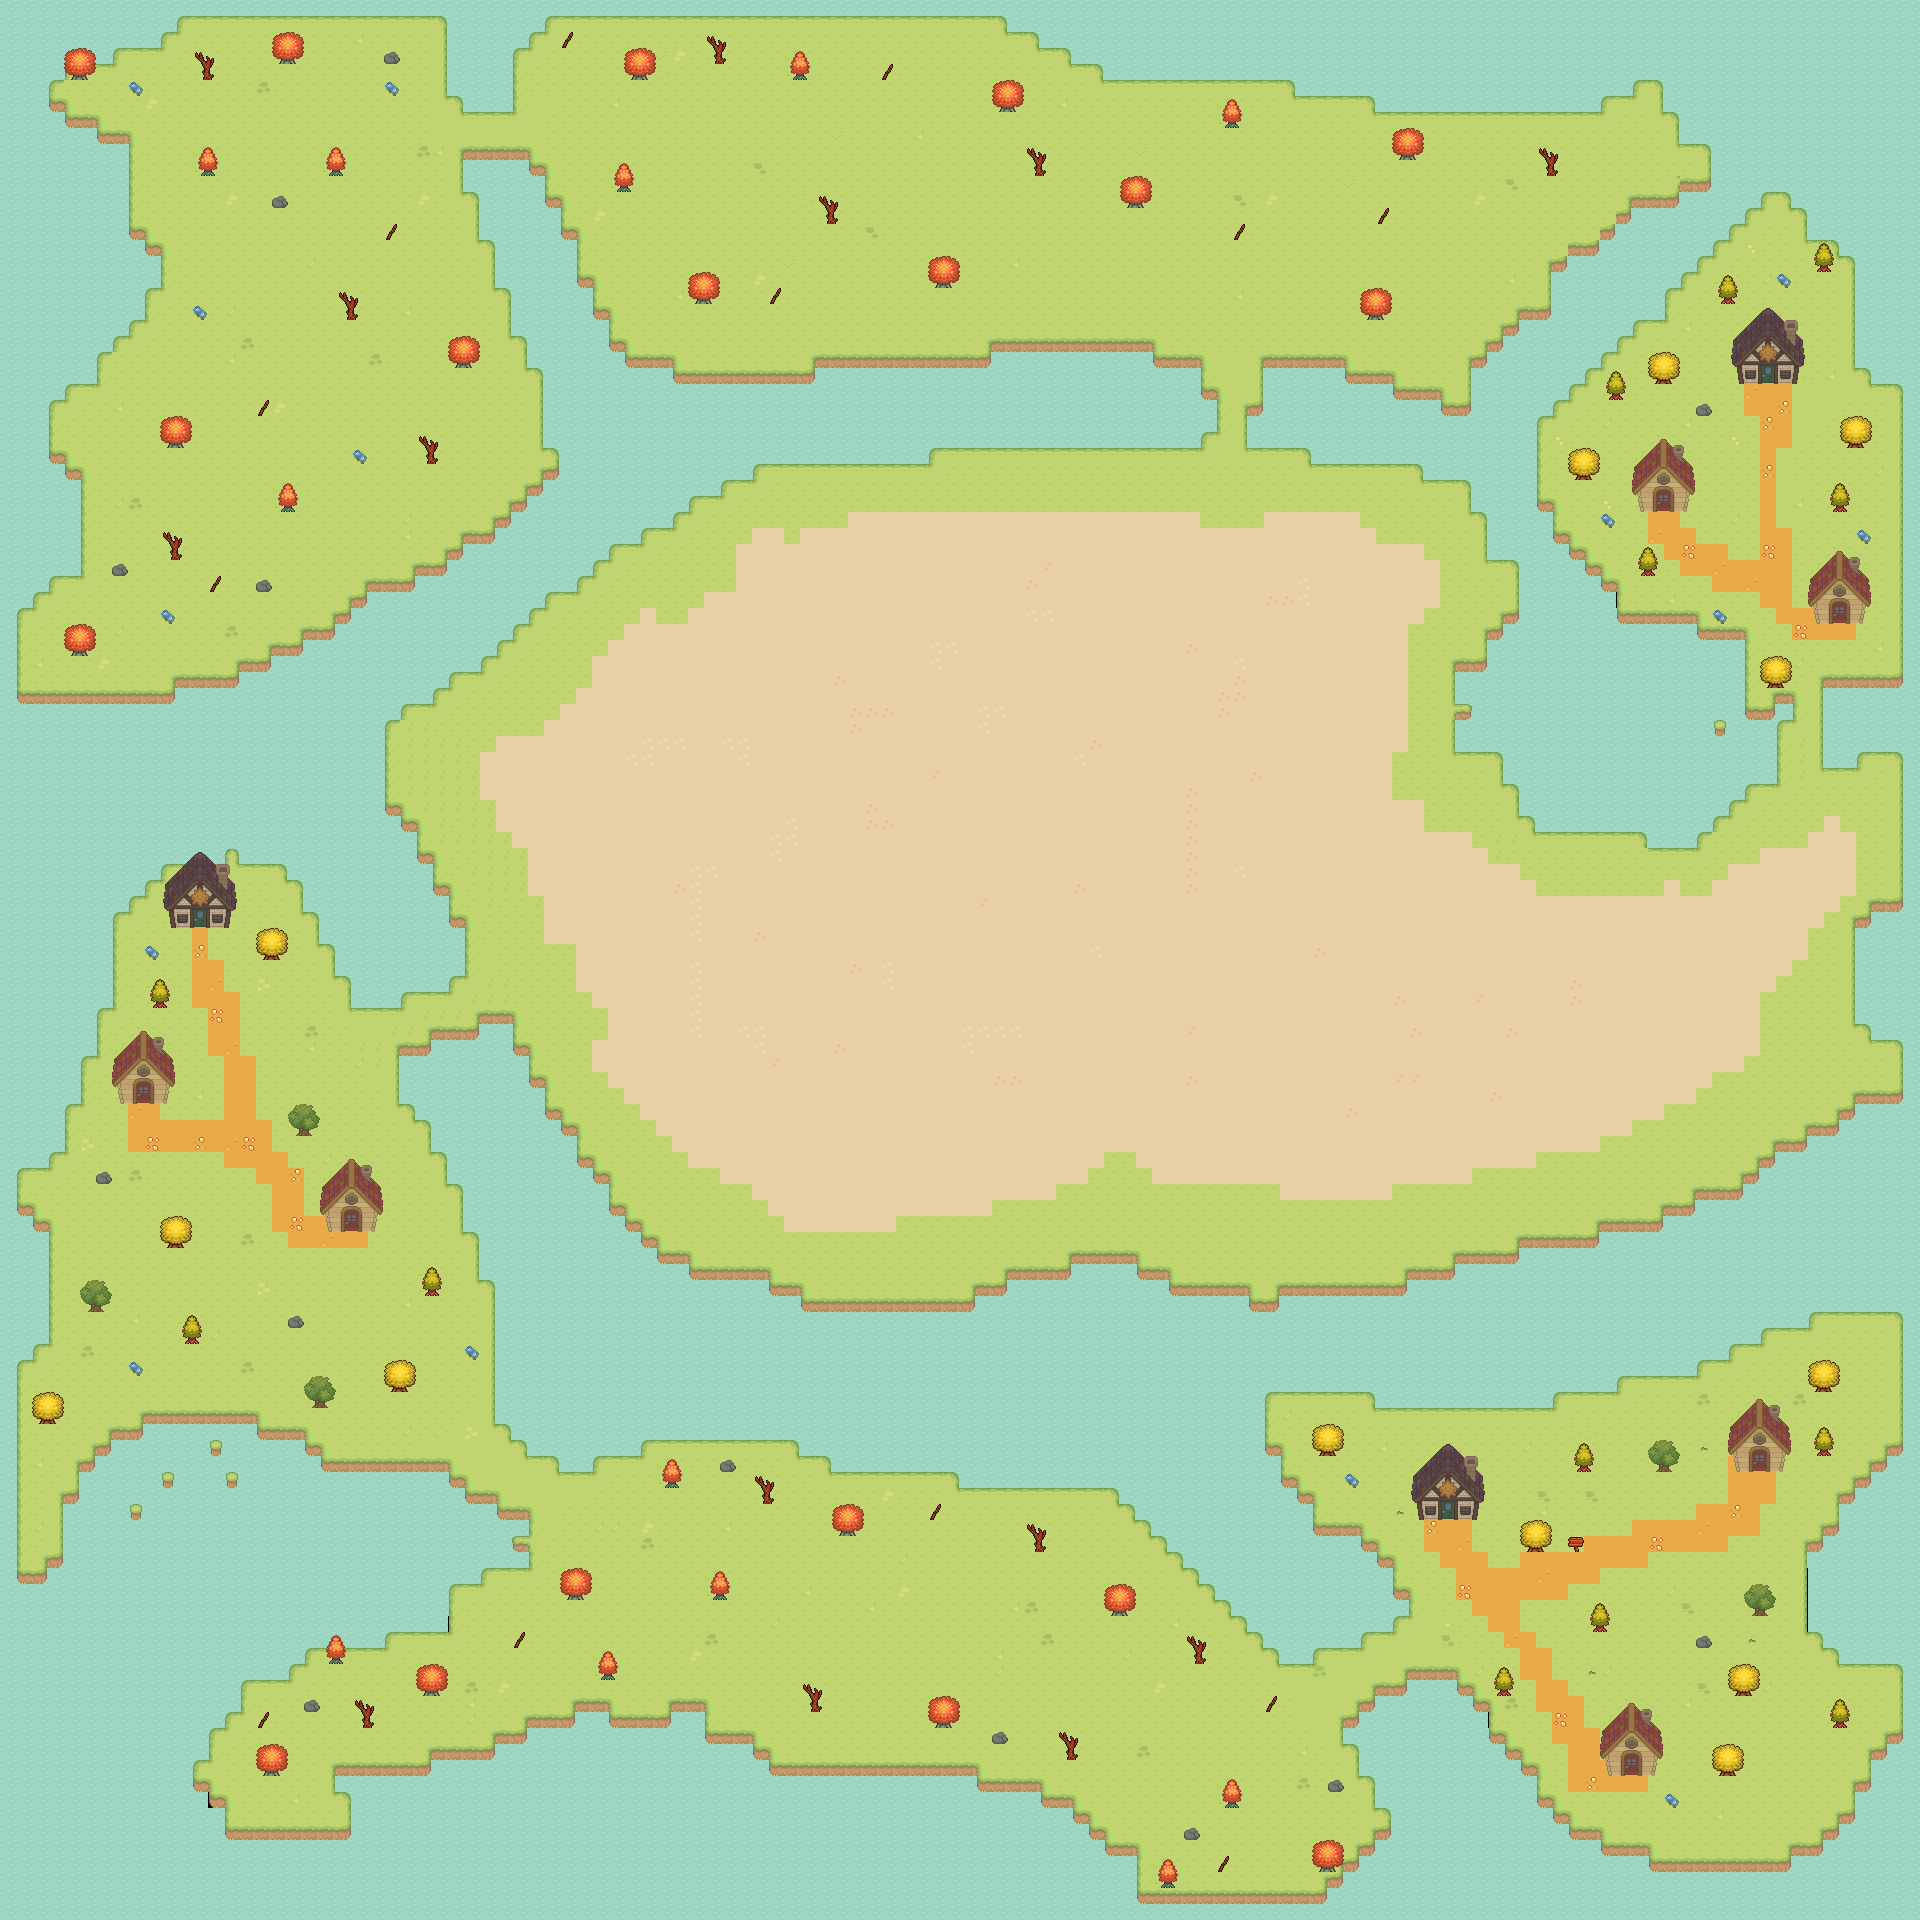

Rendered tile map (Tiled .tmx) drawn with the repository's tilesets; below, a short description and the map source with its tile grids summarised:
An orthogonal 120x120 tile map with 16x16 px tiles, 3 tile layers (Water, Grass, Buldings), 6 tilesets and 138 objects.

<map version="1.10" tiledversion="1.11.0" orientation="orthogonal" renderorder="right-down" width="120" height="120" tilewidth="16" tileheight="16" infinite="0" nextlayerid="8" nextobjectid="152">
 <tileset firstgid="1" name="Grass" tilewidth="16" tileheight="16" tilecount="80" columns="10">
  <image source="Tilesets/Grass.png" width="160" height="128" />
 </tileset>
 <tileset firstgid="81" name="Hills" tilewidth="16" tileheight="16" tilecount="36" columns="6">
  <image source="Tilesets/Hills.png" width="96" height="96" />
 </tileset>
 <tileset firstgid="117" name="Tilled Dirt" tilewidth="16" tileheight="16" tilecount="64" columns="8">
  <image source="Tilesets/Tilled Dirt.png" width="128" height="128" />
  <tile id="0">
   <properties>
    <property name="blocked" type="bool" value="true" />
   </properties>
  </tile>
 </tileset>
 <tileset firstgid="181" name="Water" tilewidth="16" tileheight="16" tilecount="4" columns="4">
  <image source="Tilesets/Water.png" width="64" height="16" />
 </tileset>
 <tileset firstgid="185" name="Houses" tilewidth="16" tileheight="16" tilecount="396" columns="22">
  <image source="Tilesets/top-down-pack-2.png" width="352" height="288" />
 </tileset>
 <tileset firstgid="581" name="Houses2" tilewidth="16" tileheight="16" tilecount="130" columns="13">
  <image source="Tilesets/free.png" width="208" height="160" />
 </tileset>
 <layer id="2" name="Water" width="120" height="120">
  <data>[14400 cells, 5636 non-empty, 4 distinct tile ids]</data>
 </layer>
 <layer id="1" name="Grass" width="120" height="120">
  <data>[14400 cells, 10051 non-empty, 29 distinct tile ids]</data>
 </layer>
 <layer id="6" name="Buldings" width="120" height="120">
  <data>[14400 cells, 3241 non-empty, 91 distinct tile ids]</data>
 </layer>
 <objectgroup id="7" name="Collisions">
  <object id="8" x="447.091" y="925.091" width="18.3636" height="50.1818" />
  <object id="9" x="430" y="889.818" width="19.4545" height="36.1818" />
  <object id="10" x="411.818" y="857.455" width="21.4545" height="34" />
  <object id="11" x="398.545" y="829.818" width="18" height="30.1818" />
  <object id="12" x="382.364" y="813.273" width="18.5455" height="19.0909" />
  <object id="13" x="367.636" y="718.727" width="19.2727" height="95.0909" />
  <object id="14" x="383.273" y="703.636" width="17.6364" height="19.4545" />
  <object id="15" x="398.364" y="687.818" width="34" height="16.5455" />
  <object id="16" x="430.364" y="671.091" width="19.8182" height="17.0909" />
  <object id="17" x="447.455" y="655.455" width="33.6364" height="16.1818" />
  <object id="18" x="480" y="640.727" width="17.4545" height="16" />
  <object id="19" x="496" y="624.364" width="17.6364" height="16.3636" />
  <object id="20" x="511.091" y="607.091" width="17.4545" height="16.1818" />
  <object id="21" x="526.182" y="591.091" width="19.0909" height="16" />
  <object id="22" x="543.091" y="574.909" width="33.4545" height="16.3636" />
  <object id="23" x="575.091" y="560.364" width="17.4545" height="14.5455" />
  <object id="24" x="591.273" y="545.455" width="17.2727" height="14.7273" />
  <object id="25" x="606.364" y="527.818" width="34.3636" height="16.1818" />
  <object id="26" x="639.818" y="511.636" width="32.3636" height="16.1818" />
  <object id="27" x="671.455" y="495.818" width="17.4545" height="16.5455" />
  <object id="28" x="686.545" y="478.545" width="33.8182" height="16.7273" />
  <object id="29" x="719.636" y="463.273" width="33.0909" height="16.1818" />
  <object id="30" x="750.545" y="448" width="79.2727" height="16.1818" />
  <object id="31" x="827" y="445" width="102.667" height="18.6667" />
  <object id="32" x="927" y="429.667" width="176.333" height="18" />
  <object id="33" x="1101.33" y="428.333" width="100" height="19" />
  <object id="34" x="1198.18" y="398.364" width="18.9091" height="33.8182" />
  <object id="35" x="1177.64" y="364.364" width="23.0909" height="34.1818" />
  <object id="36" x="1152" y="362.364" width="27.8182" height="18.7273" />
  <object id="38" x="990.727" y="346.909" width="162.545" height="16.7273" />
  <object id="39" x="976.545" y="358.182" width="15.8182" height="13.8182" />
  <object id="40" x="815.333" y="360" width="161.667" height="10.3333" />
  <object id="42" x="799.333" y="368.333" width="16" height="13" />
  <object id="43" x="691.333" y="376.667" width="109" height="7.66667" />
  <object id="44" x="670.667" y="374.333" width="21" height="8.33333" />
  <object id="45" x="624" y="357.333" width="49" height="16" />
  <object id="46" x="605.333" y="341.667" width="20" height="14.3333" />
  <object id="47" x="597.667" y="315.667" width="13" height="26.3333" />
  <object id="48" x="578.333" y="281" width="20.3333" height="36" />
  <object id="49" x="562" y="233.667" width="16.6667" height="47" />
  <object id="50" x="545" y="199.667" width="16" height="29" />
  <object id="51" x="527" y="169.667" width="18" height="24.6667" />
  <object id="52" x="462.333" y="159.667" width="64.3333" height="32.3333" />
  <object id="53" x="478.667" y="192.333" width="19.3333" height="46.3333" />
  <object id="54" x="496.667" y="237" width="19" height="50.6667" />
  <object id="55" x="510.333" y="287.667" width="18.3333" height="48.3333" />
  <object id="56" x="527.333" y="335.333" width="16.6667" height="32" />
  <object id="57" x="543.333" y="368.667" width="19.6667" height="79" />
  <object id="58" x="560" y="446" width="9.66667" height="33.3333" />
  <object id="59" x="544.333" y="474.667" width="16" height="19.3333" />
  <object id="60" x="560" y="494" width="0.333333" />
  <object id="61" x="527.667" y="493.667" width="16.3333" height="13.3333" />
  <object id="62" x="479" y="1022.5" width="33.25" height="21.25" />
  <object id="63" x="431.25" y="1037.75" width="50" height="17" />
  <object id="64" x="399.75" y="1056" width="38" height="47.75" />
  <object id="65" x="414.5" y="1103" width="20.5" height="15.25" />
  <object id="66" x="431.5" y="1121.25" width="17.75" height="28.75" />
  <object id="67" x="445.75" y="1151.75" width="20.25" height="30.25" />
  <object id="68" x="462" y="1182.5" width="20" height="48.75" />
  <object id="69" x="478.5" y="1231" width="18.5" height="48" />
  <object id="70" x="494.5" y="1281.25" width="19.5" height="142.25" />
  <object id="71" x="510" y="1420" width="18" height="19.25" />
  <object id="72" x="525.5" y="1437.25" width="33.5" height="18.25" />
  <object id="73" x="558.25" y="1454.25" width="35.25" height="17.25" />
  <object id="74" x="589.75" y="1439" width="51" height="15.75" />
  <object id="75" x="639.25" y="1422.25" width="160.75" height="19" />
  <object id="76" x="798.25" y="1438" width="33.25" height="18" />
  <object id="77" x="829.5" y="1454.25" width="125.5" height="17" />
  <object id="78" x="509" y="1046.33" width="14.6667" height="21.6667" />
  <object id="79" x="518.667" y="1069" width="11" height="18.6667" />
  <object id="80" x="527" y="1085.67" width="17.6667" height="15.3333" />
  <object id="81" x="538.667" y="1101.33" width="6.33333" height="16" />
  <object id="82" x="545.333" y="1116" width="15.6667" height="15.6667" />
  <object id="83" x="559" y="1131.67" width="16.6667" height="19.6667" />
  <object id="84" x="574.333" y="1157" width="3" height="12.6667" />
  <object id="85" x="574.667" y="1165.67" width="17" height="17" />
  <object id="86" x="593.333" y="1182" width="13.6667" height="15" />
  <object id="87" x="608.333" y="1211" width="15.6667" height="18.3333" />
  <object id="88" x="623.333" y="1228" width="16.6667" height="17" />
  <object id="89" x="641.333" y="1244.33" width="15.6667" height="17" />
  <object id="90" x="653.667" y="1260.67" width="36" height="19.6667" />
  <object id="91" x="688" y="1276" width="79.5" height="19.25" />
  <object id="92" x="766.667" y="1290.67" width="34.6667" height="20.3333" />
  </objectgroup>
</map>
<!-- 55 of 138 objects omitted -->
